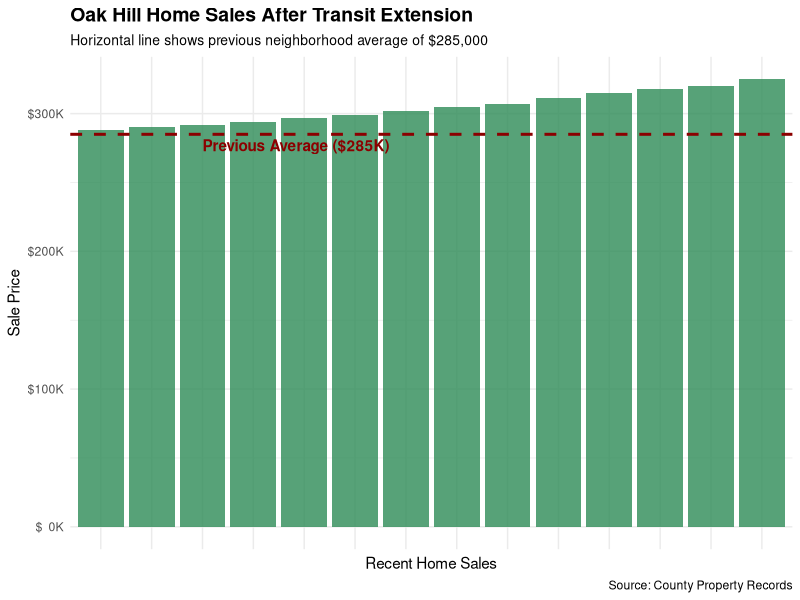

The R source for this figure:
## ---- chunk 1
knitr::opts_chunk$set(echo = TRUE)
options(scipen=999)
library(tidyverse)
library(scales)
## ---- chunk 2
# Known information about home values before the transit extension
prior_mean <- 285000  # average home value
prior_sd <- 32000     # standard deviation

# Home sale prices after the transit extension opened (14 homes)
new_prices <- c(297000, 305000, 292000, 318000, 290000, 311000, 299000, 
                325000, 302000, 288000, 307000, 315000, 320000, 294000)

# Create a journalist-friendly dataset
home_data <- tibble(
  sale_id = 1:14,
  sale_price = new_prices
)

# View the data
home_data
## ---- chunk 3
# Calculate statistics on the new home price data
new_stats <- home_data %>%
  summarise(
    mean = mean(sale_price),
    sd = sd(sale_price),
    n = n(),
    min = min(sale_price),
    max = max(sale_price)
  )

new_stats
## ---- chunk 4
# Function to format currency values
dollar_format <- function(x) {
  paste0("$", format(x/1000, big.mark=","), "K")
}

# Create a visualization of home prices with reference to previous average
ggplot(home_data, aes(x = reorder(sale_id, sale_price), y = sale_price)) +
  geom_col(fill = "seagreen", alpha = 0.8) +
  geom_hline(yintercept = prior_mean, color = "darkred", size = 1, linetype = "dashed") +
  annotate("text", x = 3, y = prior_mean - 8000, 
           label = "Previous Average ($285K)", hjust = 0, fontface = "bold", color = "darkred") +
  scale_y_continuous(labels = dollar_format) +
  labs(
    title = "Oak Hill Home Sales After Transit Extension",
    subtitle = "Horizontal line shows previous neighborhood average of $285,000",
    x = "Recent Home Sales",
    y = "Sale Price",
    caption = "Source: County Property Records"
  ) +
  theme_minimal() +
  theme(
    plot.title = element_text(face = "bold", size = 14),
    plot.subtitle = element_text(size = 10),
    axis.text.x = element_blank(),
    axis.ticks.x = element_blank()
  )
## ---- chunk 5
# Perform a one-sample t-test
# Since we want to know if home values increased, we use a one-sided test (alternative = "greater")
t_test_result <- t.test(
  home_data$sale_price,
  mu = prior_mean,
  alternative = "greater"
)

# Display the results
t_test_result
## ---- chunk 6
# Extract the p-value
p_value <- t_test_result$p.value

# Set our significance level
alpha <- 0.05

# Compare and make a decision
if(p_value < alpha) {
  conclusion <- "The data provides statistical evidence supporting the claim that the transit line has increased home values."
} else {
  conclusion <- "The data does not provide strong statistical evidence that the transit line has increased home values."
}

# Create a tibble to display the key statistics for your story
story_stats <- tibble(
  `Previous average` = dollar_format(prior_mean),
  `New average` = dollar_format(mean(new_prices)),
  `Increase` = dollar_format(mean(new_prices) - prior_mean),
  `Percent change` = paste0(round(((mean(new_prices) - prior_mean) / prior_mean) * 100, 1), "%"),
  `p-value` = round(p_value, 3),
  `Statistically significant?` = if_else(p_value < alpha, "Yes", "No")
)

# Display the key statistics
story_stats
## ---- chunk 7
# Calculate the 95% confidence interval for the mean increase
ci <- t.test(home_data$sale_price)$conf.int
